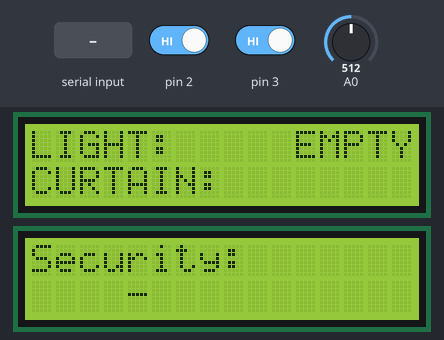
Recording of a sketch running on a simulated Arduino Uno, built with avr-gcc and run on an emulated ATmega328P. On the bench: 2 × 16×2 character LCD. Inputs (shaded band) come from the test bench; at power-on: pin 2 HIGH, pin 3 HIGH, A0 = 512. What the sketch prints to the serial monitor is not drawn.

Above: at 2.5 s.
2.6 s: pin 2 driven LOW
5.6 s: pin 3 driven LOW
8.6 s: A0 set to 70
At 9.0 s:
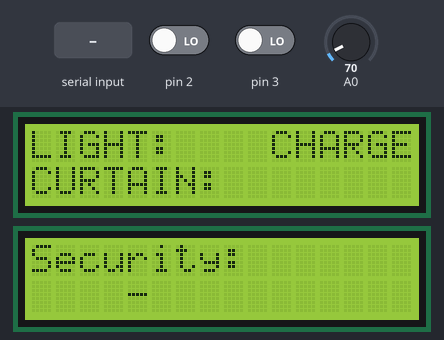
11.6 s: "Time" received over the second serial link
At 12.5 s:
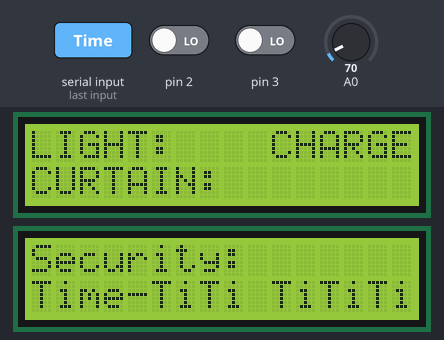
14.6 s: "status" received over the second serial link
At 16.1 s:
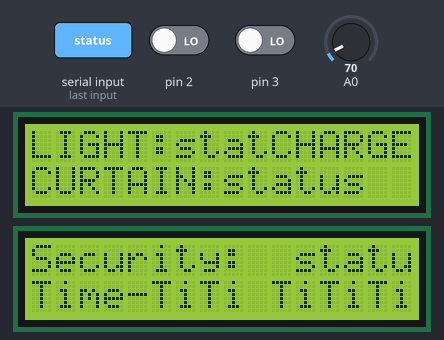
17.6 s: A0 set to 90
At 18.0 s:
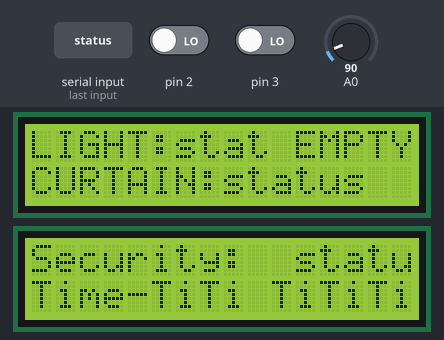
Timing chart, 0 to 20.6 s (numbered marks = the images above; inputs shaded):
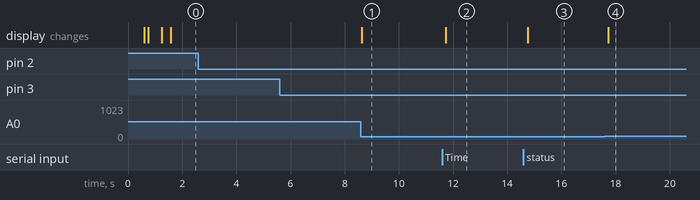

The sketch:

Uno1.ino
```cpp
#include <MsTimer2.h>
#include <LiquidCrystal_I2C.h>
#include <SoftwareSerial.h>

#define TX 5
#define RX 4


LiquidCrystal_I2C lcd1(0x24, 16, 2);
LiquidCrystal_I2C lcd2(0x27, 16, 2);

SoftwareSerial soft_Serial(TX, RX);

volatile byte state_l = HIGH;
volatile byte state_c = HIGH;
const int duration = 1000;
unsigned long pre_time = 0;
unsigned long cur_time = 0;

char *DATA1[4]={NULL,};  // 상태값 수신 데이터
char *DATA2[7]={NULL,};  // 시간값 수신 데이터
char *ptr;

String str1;
String str2 ;
String str3 ;
String str4 ;
String Time;
String month;
String day;
String year;
String hour;
String minute;
String seconds;

//=================================================================================
// 전등 스위치 ON/OFF
//=================================================================================
void light()
{
  cur_time = millis();

  if (cur_time - pre_time >= duration)
  {
    if (state_l == HIGH)
    {
    soft_Serial.print("LightON");
    Serial.println("LightON");
    }
    else if (state_l == LOW)
    {
    soft_Serial.print("LightOFF");
    Serial.println("LightOFF");
    }

  pre_time = cur_time;
  state_l = !state_l;
  }
}

//=================================================================================
// 블라인드 UP & DOWN
//=================================================================================
void curtain()
{
  cur_time = millis();

  if (cur_time - pre_time >= duration)
  {
    if (state_c == HIGH)
    {
    soft_Serial.print("OpenCt");
    Serial.println("OpenCt");
    }
    else if (state_c == LOW)
    {
    soft_Serial.print("CloseCt");
    Serial.println("CloseCt");
    }

  pre_time = cur_time;
  state_c = !state_c;
  }
}


//================================================================================


void setup() {
  // put your setup code here, to run once:

//=================================================================================
// LCD 화면 1 초기화면 출력 : 전등 및 커튼 상태
//=================================================================================
  lcd1.init();
  lcd1.backlight();
  lcd1.print("    WELCOME!   ");
  lcd1.setCursor(0, 1);
  lcd1.print("===SWEET HOME===");
  delay(500);
  lcd1.noBacklight();
  delay(50);
  lcd1.backlight();


//=================================================================================
// LCD 화면 2 초기화면 출력 : 경비 및 보안 장치
//=================================================================================

  lcd2.init();
  lcd2.backlight();
  lcd2.print("    WELCOME!   ");
  lcd2.setCursor(0, 1);
  lcd2.print("====SECURITY====");
  delay(500);
  lcd2.noBacklight();
  delay(50);
  lcd2.backlight();
  lcd2.clear();
  lcd2.print("Security:");
  lcd1.setCursor(0, 1);

//=================================================================================
// 전등, 커튼 스위치, 조도센서 휴대폰충전확인(인터럽트)
//=================================================================================

    // 전등 스위치
  attachInterrupt(0, light, FALLING);

  // 커튼
  attachInterrupt(1, curtain, FALLING);

  // 충전 여부 확인 조도센서
  pinMode(A0, INPUT);


  Serial.begin(9600);
  soft_Serial.begin(9600);
  soft_Serial.setTimeout(20);
}

//=================================================================================

//=================================================================================

void loop() {
  // put your main code here, to run repeatedly:
//=====================================================
// 데이터 파싱
//=====================================================
 if(soft_Serial.available() > 0)
  {
          String status_now = soft_Serial.readString();

          int first_word = status_now.indexOf("#");
          String temp = status_now.substring(0,first_word);  // 첫번째 데이터 잘라서 임시 저장

          if( temp == "status")
          {
            int first = status_now.indexOf("#");
            int second = status_now.indexOf("#",first+1);
            int third = status_now.indexOf("#",second+1);

            int length = status_now.length();

            str1 = status_now.substring(0,first);
            str2 = status_now.substring(first+1,second);
            str3 = status_now.substring(second+1,third);
            str4 = status_now.substring(third+1,length);

          }
          else if(temp == "Time")
          {
            int first = status_now.indexOf("#");
            int second = status_now.indexOf("#",first+1);
            int third = status_now.indexOf("#",second+1);
            int fourth = status_now.indexOf("#",third+1);
            int fifth = status_now.indexOf("#",fourth+1);
            int sixth = status_now.indexOf("#",fifth+1);

            int length = status_now.length();

            Time = status_now.substring(0,first);
            month = status_now.substring(first+1,second);
            day = status_now.substring(second+1,third);
            year = status_now.substring(third+1,fourth);
            hour  = status_now.substring(fourth+1,fifth);
            minute = status_now.substring(fifth+1,sixth);
            seconds = status_now.substring(sixth+1,length);
           }
    }

//=============================================================================================================================
//    String status_now = soft_Serial.readString();
//    delay(20);
//    int status_now_len = status_now.length() + 1;
//    char str[status_now_len];
//    status_now.toCharArray(str, status_now_len);   // String으로 받은 데이터를 문자형 배열로 변환
//    ptr = strtok(str, "#");
//
//    int i = 0;
//
//      if( *ptr == 's')
//      {
//
//          while( ptr1 != NULL )
//          {
//            //Serial.println(ptr);
//            DATA1[i] = ptr1;              // DATA1[1] : 전등 상태 / DATA1[2] : 커튼 상태 / DATA2[3] : 경비 상태
//            i++;
//            ptr1 = strtok(NULL, "#");
//            delay(10);
//          }
//          for(int i = 0 ; i < 4 ; i++)
//          {
//            Serial.println(DATA1[i]);
//            delay(10);
//          }
//                        //파싱된 데이터 확인
//      }
//
//      if( *ptr == 'T')
//      {
//
//          while( ptr != NULL )
//          {
//            DATA2[i] = ptr2;                 // DATA2[1] : MONTH / DATA2[2] : Day / DATA2[3] : Year
//            i++;                            // DATA2[4] : Hour  / DATA2[5] : Minute / DATA2[6] : second
//            ptr2 = strtok(NULL, "#");
//            delay(20);
//          }
//
//          for(int i = 0 ; i < 7 ; i++)
//          {
//            Serial.println(DATA2[i]);
//            delay(10);
//          }                               //파싱된 데이터 확인
//       }
//=============================================================================================================================
//=====================================================
// LCD1 화면에 전등 상태 출력
//=====================================================
        lcd1.clear();
        lcd1.print("LIGHT:");
        lcd1.setCursor(6, 0);
        lcd1.print(str2);
        lcd1.setCursor(0, 1);
        lcd1.print("CURTAIN:");
        lcd1.setCursor(8, 1);
        lcd1.print(str3);


//===========================================
//< 조도 센서 >
      int charger = analogRead(A0);

      //  충전 중일 때 표시
      if (charger < 80)
      {
        lcd1.setCursor(10, 0);
        lcd1.print("CHARGE");
      }
      // 충전 중이 아닐 때 표시
      else
      {
        lcd1.setCursor(10, 0);
        lcd1.print(" EMPTY");
      }

//======================================================
// LCD2 화면
//======================================================
        lcd2.clear();
        lcd2.print("Security:");
        lcd2.setCursor(11, 0);
        lcd2.print(str4);                 //security 상태
        lcd2.setCursor(0, 1);
        lcd2.print(year);
        lcd2.setCursor(4, 1);
        lcd2.print("-");
        lcd2.setCursor(5, 1);
        lcd2.print(month);
        lcd2.setCursor(7, 1);
        lcd2.print(day);
        lcd2.setCursor(9, 1);
        lcd2.print(" ");
        lcd2.setCursor(10, 1);
        lcd2.print(hour);
        lcd2.setCursor(12, 1);
        lcd2.print(minute);
        lcd2.setCursor(14, 1);
        lcd2.print(seconds);

}
```

Measured:
- after the input at 2.6 s, every drawn part: stays the same
- after the input at 5.6 s, every drawn part: stays the same
- after the input at 8.6 s, the display: changes at once (image 1)
- after the input at 11.6 s, the display: changes after 0.13 s (image 2)
- after the input at 14.6 s, the display: changes after 0.16 s (image 3)
- after the input at 17.6 s, the display: changes after 0.12 s (image 4)
